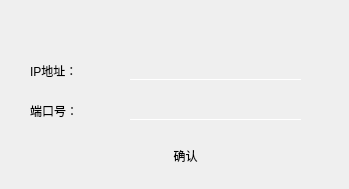
<?xml version="1.0" encoding="UTF-8"?>
<ui version="4.0">
 <class>ClientChs</class>
 <widget class="QWidget" name="ClientChs">
  <property name="geometry">
   <rect>
    <x>0</x>
    <y>0</y>
    <width>349</width>
    <height>189</height>
   </rect>
  </property>
  <property name="windowTitle">
   <string>Form</string>
  </property>
  <property name="styleSheet">
   <string notr="true">QToolButton{
	border-style:none;
	font: 12pt &quot;幼圆&quot;;
}
QToolButton:hover{background-color:rgb(201, 218, 255)
}

QLabel{
	
	font: 12pt &quot;幼圆&quot;;
}


QLineEdit{
	
	font: 12pt &quot;幼圆&quot;;
}</string>
  </property>
  <widget class="QLabel" name="label">
   <property name="geometry">
    <rect>
     <x>30</x>
     <y>60</y>
     <width>81</width>
     <height>21</height>
    </rect>
   </property>
   <property name="text">
    <string>IP地址：</string>
   </property>
  </widget>
  <widget class="QLabel" name="label_2">
   <property name="geometry">
    <rect>
     <x>30</x>
     <y>100</y>
     <width>81</width>
     <height>21</height>
    </rect>
   </property>
   <property name="text">
    <string>端口号：</string>
   </property>
  </widget>
  <widget class="QLineEdit" name="lineEdit">
   <property name="geometry">
    <rect>
     <x>130</x>
     <y>60</y>
     <width>171</width>
     <height>20</height>
    </rect>
   </property>
   <property name="styleSheet">
    <string notr="true">background:transparent;
color:rgb(0, 0, 0);
border-color:#FFFFFF;
border-style:solid;
border-top-width:0px;
border-right-width:0px;
border-bottom-width:1px;
border-left-width:0px;</string>
   </property>
  </widget>
  <widget class="QLineEdit" name="lineEdit_2">
   <property name="geometry">
    <rect>
     <x>130</x>
     <y>100</y>
     <width>171</width>
     <height>20</height>
    </rect>
   </property>
   <property name="styleSheet">
    <string notr="true">background:transparent;
color:rgb(0, 0, 0);
border-color:#FFFFFF;
border-style:solid;
border-top-width:0px;
border-right-width:0px;
border-bottom-width:1px;
border-left-width:0px;</string>
   </property>
  </widget>
  <widget class="QToolButton" name="toolButton">
   <property name="geometry">
    <rect>
     <x>150</x>
     <y>140</y>
     <width>71</width>
     <height>31</height>
    </rect>
   </property>
   <property name="text">
    <string>确认</string>
   </property>
  </widget>
  <widget class="QToolButton" name="toolButton_3">
   <property name="geometry">
    <rect>
     <x>250</x>
     <y>0</y>
     <width>51</width>
     <height>41</height>
    </rect>
   </property>
   <property name="text">
    <string/>
   </property>
   <property name="icon">
    <iconset resource="1.qrc">
     <normaloff>:/Image/jianshao.png</normaloff>:/Image/jianshao.png</iconset>
   </property>
  </widget>
  <widget class="QToolButton" name="toolButton_4">
   <property name="geometry">
    <rect>
     <x>300</x>
     <y>0</y>
     <width>51</width>
     <height>41</height>
    </rect>
   </property>
   <property name="icon">
    <iconset resource="1.qrc">
     <normaloff>:/Image/delete.png</normaloff>:/Image/delete.png</iconset>
   </property>
  </widget>
  <widget class="QWidget" name="widget" native="true">
   <property name="geometry">
    <rect>
     <x>0</x>
     <y>-30</y>
     <width>361</width>
     <height>241</height>
    </rect>
   </property>
   <property name="styleSheet">
    <string notr="true">border-image: url(:/Image/watercolor-4117017_1280_1.png);
	
	border-radius:15px;

</string>
   </property>
  </widget>
  <zorder>widget</zorder>
  <zorder>label</zorder>
  <zorder>label_2</zorder>
  <zorder>lineEdit</zorder>
  <zorder>lineEdit_2</zorder>
  <zorder>toolButton</zorder>
  <zorder>toolButton_3</zorder>
  <zorder>toolButton_4</zorder>
 </widget>
 <resources>
  <include location="1.qrc"/>
 </resources>
 <connections/>
</ui>
